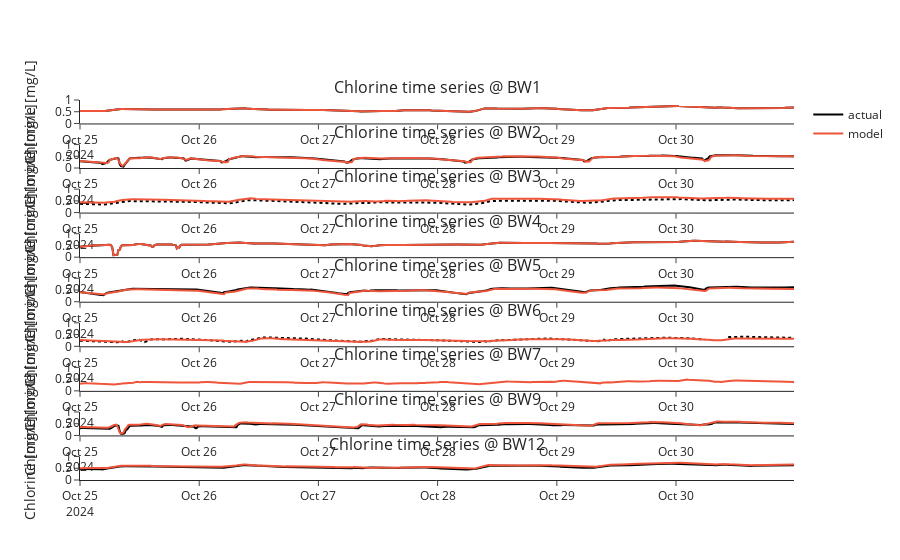

Notebook code for this chart:
### Markdown cell above
Time series plots.

### Code cell
# bwfl_ids = [bwfl_id for bwfl_id in wq_df['bwfl_id'].unique() if bwfl_id not in ['BW1', 'BW4']]
bwfl_ids = ['BW1', 'BW2', 'BW3', 'BW4', 'BW5', 'BW6', 'BW7', 'BW9', 'BW12']
subplot_titles = [f"Chlorine time series @ {bwfl_id}" for bwfl_id in bwfl_ids]
fig = make_subplots(rows=len(bwfl_ids), cols=1, subplot_titles=subplot_titles)

y_max = 1.0

for idx, bwfl_id in enumerate(bwfl_ids): 
    data = wq_df[(wq_df['bwfl_id'] == bwfl_id) & (wq_df['data_type'] == 'chlorine')]
    sim = cl_sim_sensor[bwfl_id].values
    show_legend = (idx == 0)

    # sensor data
    if wq_sensors_used == 'kiosk only':
        if bwfl_id in ['BW3', 'BW6', 'BW7']:
            dash = 'dot'
        else:
            dash = 'solid'
            
    fig.add_trace(
        go.Scatter(
            x=data['datetime'][96:],
            y=data['mean'][96:],
            mode='lines',
            name='actual',
            line=dict(color='black', dash=dash),
            showlegend=show_legend
        ),
        row=idx + 1, col=1
    )
    
    # simulated data
    fig.add_trace(
        go.Scatter(
            x=data['datetime'][96:],
            y=sim[96:],
            mode='lines',
            name='model',
            line=dict(color=default_colors[1]),
            showlegend=show_legend
        ),
        row=idx + 1, col=1
    )
    fig.update_yaxes(title_text="Chlorine [mg/L]", rangemode="tozero", range=[0, y_max], row=idx + 1, col=1)

fig.update_layout(
    height=450 * len(bwfl_ids),
    template='simple_white',
    legend_title_text='',
)

fig.show()

### Figure 1 — Plotly figure (JSON) as saved in the notebook; plotly's stock layout.template omitted (floating-point values rounded to 4 significant figures; data arrays with more than 128 entries replaced by an {"elided": "..."} marker saying what was removed)
{"data": [{"line": {"color": "black", "dash": "solid"}, "mode": "lines", "name": "actual", "showlegend": true, "type": "scatter", "x": {"elided": "576 str values"}, "xaxis": "x", "y": {"elided": "576 float values"}, "yaxis": "y"}, {"line": {"color": "#EF553B"}, "mode": "lines", "name": "model", "showlegend": true, "type": "scatter", "x": {"elided": "576 str values"}, "xaxis": "x", "y": {"elided": "576 float values"}, "yaxis": "y"}, {"line": {"color": "black", "dash": "solid"}, "mode": "lines", "name": "actual", "showlegend": false, "type": "scatter", "x": {"elided": "576 str values"}, "xaxis": "x2", "y": {"elided": "576 float values"}, "yaxis": "y2"}, {"line": {"color": "#EF553B"}, "mode": "lines", "name": "model", "showlegend": false, "type": "scatter", "x": {"elided": "576 str values"}, "xaxis": "x2", "y": {"elided": "576 float values"}, "yaxis": "y2"}, {"line": {"color": "black", "dash": "dot"}, "mode": "lines", "name": "actual", "showlegend": false, "type": "scatter", "x": {"elided": "576 str values"}, "xaxis": "x3", "y": {"elided": "576 float values"}, "yaxis": "y3"}, {"line": {"color": "#EF553B"}, "mode": "lines", "name": "model", "showlegend": false, "type": "scatter", "x": {"elided": "576 str values"}, "xaxis": "x3", "y": {"elided": "576 float values"}, "yaxis": "y3"}, {"line": {"color": "black", "dash": "solid"}, "mode": "lines", "name": "actual", "showlegend": false, "type": "scatter", "x": {"elided": "576 str values"}, "xaxis": "x4", "y": {"elided": "576 float values"}, "yaxis": "y4"}, {"line": {"color": "#EF553B"}, "mode": "lines", "name": "model", "showlegend": false, "type": "scatter", "x": {"elided": "576 str values"}, "xaxis": "x4", "y": {"elided": "576 float values"}, "yaxis": "y4"}, {"line": {"color": "black", "dash": "solid"}, "mode": "lines", "name": "actual", "showlegend": false, "type": "scatter", "x": {"elided": "576 str values"}, "xaxis": "x5", "y": {"elided": "576 float values"}, "yaxis": "y5"}, {"line": {"color": "#EF553B"}, "mode": "lines", "name": "model", "showlegend": false, "type": "scatter", "x": {"elided": "576 str values"}, "xaxis": "x5", "y": {"elided": "576 float values"}, "yaxis": "y5"}, {"line": {"color": "black", "dash": "dot"}, "mode": "lines", "name": "actual", "showlegend": false, "type": "scatter", "x": {"elided": "576 str values"}, "xaxis": "x6", "y": {"elided": "576 float values"}, "yaxis": "y6"}, {"line": {"color": "#EF553B"}, "mode": "lines", "name": "model", "showlegend": false, "type": "scatter", "x": {"elided": "576 str values"}, "xaxis": "x6", "y": {"elided": "576 float values"}, "yaxis": "y6"}, {"line": {"color": "black", "dash": "dot"}, "mode": "lines", "name": "actual", "showlegend": false, "type": "scatter", "x": {"elided": "576 str values"}, "xaxis": "x7", "y": {"elided": "576 null values"}, "yaxis": "y7"}, {"line": {"color": "#EF553B"}, "mode": "lines", "name": "model", "showlegend": false, "type": "scatter", "x": {"elided": "576 str values"}, "xaxis": "x7", "y": {"elided": "576 float values"}, "yaxis": "y7"}, {"line": {"color": "black", "dash": "solid"}, "mode": "lines", "name": "actual", "showlegend": false, "type": "scatter", "x": {"elided": "576 str values"}, "xaxis": "x8", "y": {"elided": "576 float values"}, "yaxis": "y8"}, {"line": {"color": "#EF553B"}, "mode": "lines", "name": "model", "showlegend": false, "type": "scatter", "x": {"elided": "576 str values"}, "xaxis": "x8", "y": {"elided": "576 float values"}, "yaxis": "y8"}, {"line": {"color": "black", "dash": "solid"}, "mode": "lines", "name": "actual", "showlegend": false, "type": "scatter", "x": {"elided": "576 str values"}, "xaxis": "x9", "y": {"elided": "576 float values"}, "yaxis": "y9"}, {"line": {"color": "#EF553B"}, "mode": "lines", "name": "model", "showlegend": false, "type": "scatter", "x": {"elided": "576 str values"}, "xaxis": "x9", "y": {"elided": "576 float values"}, "yaxis": "y9"}], "layout": {"annotations": [{"font": {"size": 16}, "showarrow": false, "text": "Chlorine time series @ BW1", "x": 0.5, "xanchor": "center", "xref": "paper", "y": 1, "yanchor": "bottom", "yref": "paper"}, {"font": {"size": 16}, "showarrow": false, "text": "Chlorine time series @ BW2", "x": 0.5, "xanchor": "center", "xref": "paper", "y": 0.8827, "yanchor": "bottom", "yref": "paper"}, {"font": {"size": 16}, "showarrow": false, "text": "Chlorine time series @ BW3", "x": 0.5, "xanchor": "center", "xref": "paper", "y": 0.7654, "yanchor": "bottom", "yref": "paper"}, {"font": {"size": 16}, "showarrow": false, "text": "Chlorine time series @ BW4", "x": 0.5, "xanchor": "center", "xref": "paper", "y": 0.6481, "yanchor": "bottom", "yref": "paper"}, {"font": {"size": 16}, "showarrow": false, "text": "Chlorine time series @ BW5", "x": 0.5, "xanchor": "center", "xref": "paper", "y": 0.5309, "yanchor": "bottom", "yref": "paper"}, {"font": {"size": 16}, "showarrow": false, "text": "Chlorine time series @ BW6", "x": 0.5, "xanchor": "center", "xref": "paper", "y": 0.4136, "yanchor": "bottom", "yref": "paper"}, {"font": {"size": 16}, "showarrow": false, "text": "Chlorine time series @ BW7", "x": 0.5, "xanchor": "center", "xref": "paper", "y": 0.2963, "yanchor": "bottom", "yref": "paper"}, {"font": {"size": 16}, "showarrow": false, "text": "Chlorine time series @ BW9", "x": 0.5, "xanchor": "center", "xref": "paper", "y": 0.179, "yanchor": "bottom", "yref": "paper"}, {"font": {"size": 16}, "showarrow": false, "text": "Chlorine time series @ BW12", "x": 0.5, "xanchor": "center", "xref": "paper", "y": 0.06173, "yanchor": "bottom", "yref": "paper"}], "autosize": true, "legend": {"title": {"text": ""}}, "xaxis": {"anchor": "y", "autorange": true, "domain": [0, 1], "range": ["2024-10-25", "2024-10-30 23:45"], "type": "date"}, "xaxis2": {"anchor": "y2", "autorange": true, "domain": [0, 1], "range": ["2024-10-25", "2024-10-30 23:45"], "type": "date"}, "xaxis3": {"anchor": "y3", "autorange": true, "domain": [0, 1], "range": ["2024-10-25", "2024-10-30 23:45"], "type": "date"}, "xaxis4": {"anchor": "y4", "autorange": true, "domain": [0, 1], "range": ["2024-10-25", "2024-10-30 23:45"], "type": "date"}, "xaxis5": {"anchor": "y5", "autorange": true, "domain": [0, 1], "range": ["2024-10-25", "2024-10-30 23:45"], "type": "date"}, "xaxis6": {"anchor": "y6", "autorange": true, "domain": [0, 1], "range": ["2024-10-25", "2024-10-30 23:45"], "type": "date"}, "xaxis7": {"anchor": "y7", "autorange": true, "domain": [0, 1], "range": ["2024-10-25", "2024-10-30 23:45"], "type": "date"}, "xaxis8": {"anchor": "y8", "autorange": true, "domain": [0, 1], "range": ["2024-10-25", "2024-10-30 23:45"], "type": "date"}, "xaxis9": {"anchor": "y9", "autorange": true, "domain": [0, 1], "range": ["2024-10-25", "2024-10-30 23:45"], "type": "date"}, "yaxis": {"anchor": "x", "domain": [0.9383, 1], "range": [0, 1], "rangemode": "tozero", "title": {"text": "Chlorine [mg/L]"}, "type": "linear"}, "yaxis2": {"anchor": "x2", "domain": [0.821, 0.8827], "range": [0, 1], "rangemode": "tozero", "title": {"text": "Chlorine [mg/L]"}, "type": "linear"}, "yaxis3": {"anchor": "x3", "domain": [0.7037, 0.7654], "range": [0, 1], "rangemode": "tozero", "title": {"text": "Chlorine [mg/L]"}, "type": "linear"}, "yaxis4": {"anchor": "x4", "domain": [0.5864, 0.6481], "range": [0, 1], "rangemode": "tozero", "title": {"text": "Chlorine [mg/L]"}, "type": "linear"}, "yaxis5": {"anchor": "x5", "domain": [0.4691, 0.5309], "range": [0, 1], "rangemode": "tozero", "title": {"text": "Chlorine [mg/L]"}, "type": "linear"}, "yaxis6": {"anchor": "x6", "domain": [0.3519, 0.4136], "range": [0, 1], "rangemode": "tozero", "title": {"text": "Chlorine [mg/L]"}, "type": "linear"}, "yaxis7": {"anchor": "x7", "domain": [0.2346, 0.2963], "range": [0, 1], "rangemode": "tozero", "title": {"text": "Chlorine [mg/L]"}}, "yaxis8": {"anchor": "x8", "domain": [0.1173, 0.179], "range": [0, 1], "rangemode": "tozero", "title": {"text": "Chlorine [mg/L]"}, "type": "linear"}, "yaxis9": {"anchor": "x9", "domain": [0, 0.06173], "range": [0, 1], "rangemode": "tozero", "title": {"text": "Chlorine [mg/L]"}, "type": "linear"}}}
